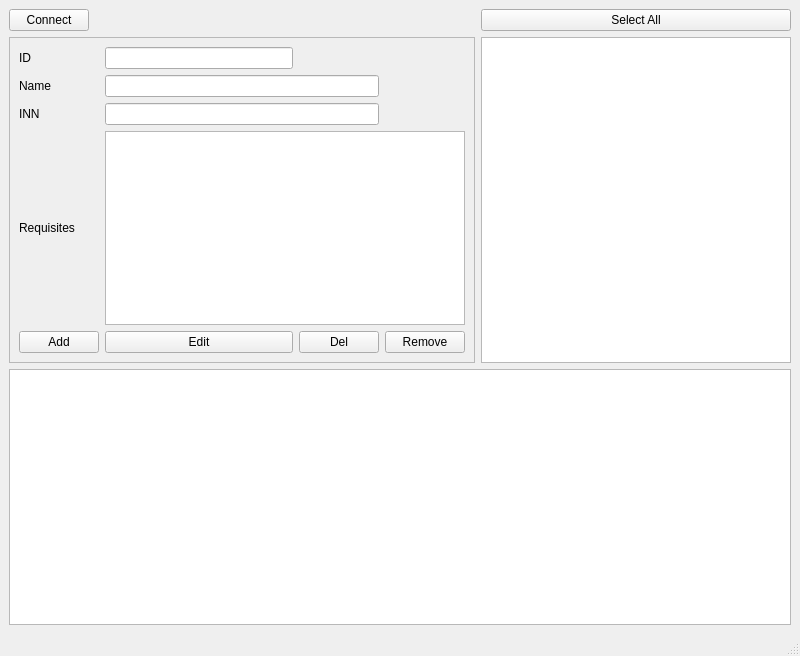
<?xml version="1.0" encoding="UTF-8"?>
<ui version="4.0">
 <class>MainWindow</class>
 <widget class="QMainWindow" name="MainWindow">
  <property name="geometry">
   <rect>
    <x>0</x>
    <y>0</y>
    <width>800</width>
    <height>656</height>
   </rect>
  </property>
  <property name="sizePolicy">
   <sizepolicy hsizetype="Minimum" vsizetype="Preferred">
    <horstretch>0</horstretch>
    <verstretch>0</verstretch>
   </sizepolicy>
  </property>
  <property name="windowTitle">
   <string>MainWindow</string>
  </property>
  <widget class="QWidget" name="centralwidget">
   <layout class="QGridLayout" name="gridLayout_2">
    <item row="2" column="0" colspan="4">
     <widget class="QTextEdit" name="teResult">
      <property name="readOnly">
       <bool>true</bool>
      </property>
     </widget>
    </item>
    <item row="1" column="0" colspan="3">
     <widget class="QFrame" name="frame">
      <property name="minimumSize">
       <size>
        <width>335</width>
        <height>326</height>
       </size>
      </property>
      <property name="frameShape">
       <enum>QFrame::StyledPanel</enum>
      </property>
      <property name="frameShadow">
       <enum>QFrame::Raised</enum>
      </property>
      <layout class="QGridLayout" name="gridLayout">
       <item row="0" column="0">
        <widget class="QLabel" name="lbID">
         <property name="text">
          <string>ID</string>
         </property>
        </widget>
       </item>
       <item row="0" column="1">
        <widget class="QLineEdit" name="leID"/>
       </item>
       <item row="1" column="0">
        <widget class="QLabel" name="lbName">
         <property name="text">
          <string>Name</string>
         </property>
        </widget>
       </item>
       <item row="2" column="0">
        <widget class="QLabel" name="lbINN">
         <property name="text">
          <string>INN</string>
         </property>
        </widget>
       </item>
       <item row="3" column="0">
        <widget class="QLabel" name="lbRequisites">
         <property name="text">
          <string>Requisites</string>
         </property>
        </widget>
       </item>
       <item row="3" column="1" colspan="3">
        <widget class="QTextEdit" name="teReq"/>
       </item>
       <item row="4" column="0">
        <widget class="QPushButton" name="btnAdd">
         <property name="text">
          <string>Add</string>
         </property>
        </widget>
       </item>
       <item row="4" column="1">
        <widget class="QPushButton" name="btnEdit">
         <property name="text">
          <string>Edit</string>
         </property>
        </widget>
       </item>
       <item row="4" column="2">
        <widget class="QPushButton" name="btnDel">
         <property name="text">
          <string>Del</string>
         </property>
        </widget>
       </item>
       <item row="4" column="3">
        <widget class="QPushButton" name="btnRemove">
         <property name="text">
          <string>Remove</string>
         </property>
        </widget>
       </item>
       <item row="2" column="1" colspan="2">
        <widget class="QLineEdit" name="leINN"/>
       </item>
       <item row="1" column="1" colspan="2">
        <widget class="QLineEdit" name="leName"/>
       </item>
      </layout>
     </widget>
    </item>
    <item row="0" column="3">
     <widget class="QPushButton" name="btnSelectAll">
      <property name="minimumSize">
       <size>
        <width>305</width>
        <height>0</height>
       </size>
      </property>
      <property name="text">
       <string>Select All</string>
      </property>
     </widget>
    </item>
    <item row="1" column="3">
     <widget class="QTableWidget" name="twOrg"/>
    </item>
    <item row="0" column="0" colspan="2">
     <widget class="QPushButton" name="btnConnect">
      <property name="text">
       <string>Connect</string>
      </property>
     </widget>
    </item>
    <item row="0" column="2">
     <spacer name="horizontalSpacer">
      <property name="orientation">
       <enum>Qt::Horizontal</enum>
      </property>
      <property name="sizeHint" stdset="0">
       <size>
        <width>345</width>
        <height>20</height>
       </size>
      </property>
     </spacer>
    </item>
   </layout>
  </widget>
  <widget class="QMenuBar" name="menubar">
   <property name="geometry">
    <rect>
     <x>0</x>
     <y>0</y>
     <width>800</width>
     <height>22</height>
    </rect>
   </property>
  </widget>
  <widget class="QStatusBar" name="statusbar"/>
 </widget>
 <resources/>
 <connections/>
</ui>
